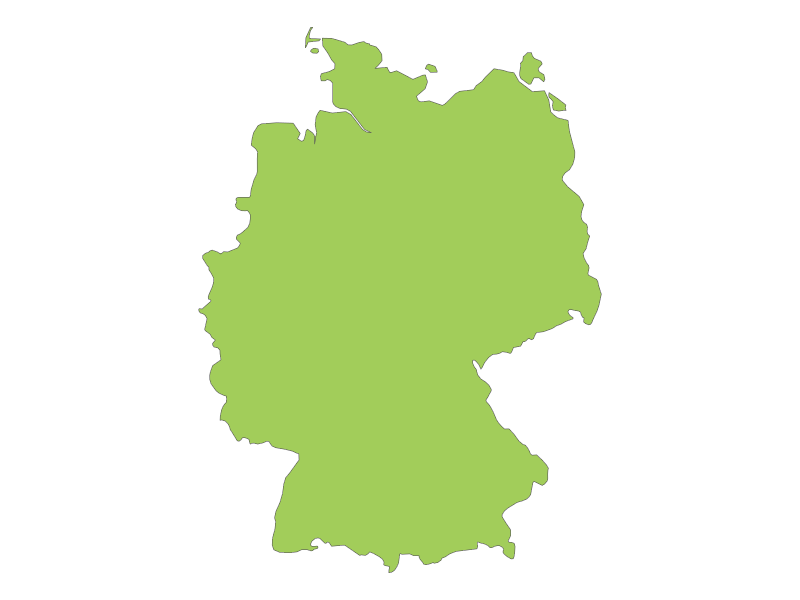

Here is the R script that generated this plot:
library(tidyverse)
library(sf)
library(maps)
library(rnaturalearthdata)
library(ggrepel)

germany_sf <- countries50 %>% 
  st_as_sf() %>% 
  filter(name == "Germany")

germany_cities <- world.cities %>% 
  filter(country.etc == "Germany") %>% 
  slice_max(pop, n = 5)


ggplot() +
  geom_sf(data = germany_sf,
          fill = "darkolivegreen3") +
  theme_void()
